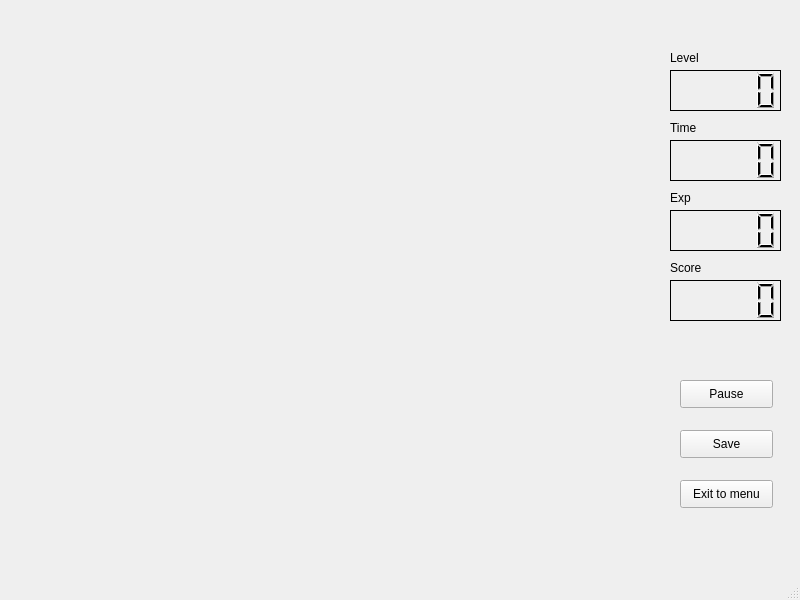
<?xml version="1.0" encoding="UTF-8"?>
<ui version="4.0">
 <class>QGameWindow</class>
 <widget class="QMainWindow" name="QGameWindow">
  <property name="geometry">
   <rect>
    <x>0</x>
    <y>0</y>
    <width>800</width>
    <height>600</height>
   </rect>
  </property>
  <property name="windowTitle">
   <string>MainWindow</string>
  </property>
  <widget class="QWidget" name="centralwidget">
   <widget class="QWidget" name="gridLayoutWidget">
    <property name="geometry">
     <rect>
      <x>150</x>
      <y>20</y>
      <width>501</width>
      <height>521</height>
     </rect>
    </property>
    <layout class="QGridLayout" name="gridLayout"/>
   </widget>
   <widget class="QPushButton" name="pauseButton">
    <property name="geometry">
     <rect>
      <x>680</x>
      <y>380</y>
      <width>93</width>
      <height>28</height>
     </rect>
    </property>
    <property name="text">
     <string>Pause</string>
    </property>
   </widget>
   <widget class="QPushButton" name="saveButton">
    <property name="geometry">
     <rect>
      <x>680</x>
      <y>430</y>
      <width>93</width>
      <height>28</height>
     </rect>
    </property>
    <property name="text">
     <string>Save</string>
    </property>
   </widget>
   <widget class="QPushButton" name="exitButton">
    <property name="geometry">
     <rect>
      <x>680</x>
      <y>480</y>
      <width>93</width>
      <height>28</height>
     </rect>
    </property>
    <property name="text">
     <string>Exit to menu</string>
    </property>
   </widget>
   <widget class="QLabel" name="LevelLabel">
    <property name="geometry">
     <rect>
      <x>670</x>
      <y>50</y>
      <width>64</width>
      <height>15</height>
     </rect>
    </property>
    <property name="text">
     <string>Level</string>
    </property>
   </widget>
   <widget class="QLabel" name="TimeLabel">
    <property name="geometry">
     <rect>
      <x>670</x>
      <y>120</y>
      <width>64</width>
      <height>15</height>
     </rect>
    </property>
    <property name="text">
     <string>Time</string>
    </property>
   </widget>
   <widget class="QLabel" name="ExpLabel">
    <property name="geometry">
     <rect>
      <x>670</x>
      <y>190</y>
      <width>64</width>
      <height>15</height>
     </rect>
    </property>
    <property name="text">
     <string>Exp</string>
    </property>
   </widget>
   <widget class="QLabel" name="ScoreLabel">
    <property name="geometry">
     <rect>
      <x>670</x>
      <y>260</y>
      <width>64</width>
      <height>15</height>
     </rect>
    </property>
    <property name="text">
     <string>Score</string>
    </property>
   </widget>
   <widget class="QLCDNumber" name="levelLCD">
    <property name="geometry">
     <rect>
      <x>670</x>
      <y>70</y>
      <width>111</width>
      <height>41</height>
     </rect>
    </property>
    <property name="frameShadow">
     <enum>QFrame::Plain</enum>
    </property>
   </widget>
   <widget class="QLCDNumber" name="timeLCD">
    <property name="geometry">
     <rect>
      <x>670</x>
      <y>140</y>
      <width>111</width>
      <height>41</height>
     </rect>
    </property>
    <property name="frameShadow">
     <enum>QFrame::Plain</enum>
    </property>
   </widget>
   <widget class="QLCDNumber" name="expLCD">
    <property name="geometry">
     <rect>
      <x>670</x>
      <y>210</y>
      <width>111</width>
      <height>41</height>
     </rect>
    </property>
    <property name="frameShadow">
     <enum>QFrame::Plain</enum>
    </property>
   </widget>
   <widget class="QLCDNumber" name="scoreLCD">
    <property name="geometry">
     <rect>
      <x>670</x>
      <y>280</y>
      <width>111</width>
      <height>41</height>
     </rect>
    </property>
    <property name="frameShadow">
     <enum>QFrame::Plain</enum>
    </property>
   </widget>
  </widget>
  <widget class="QStatusBar" name="statusbar"/>
 </widget>
 <resources/>
 <connections/>
</ui>
